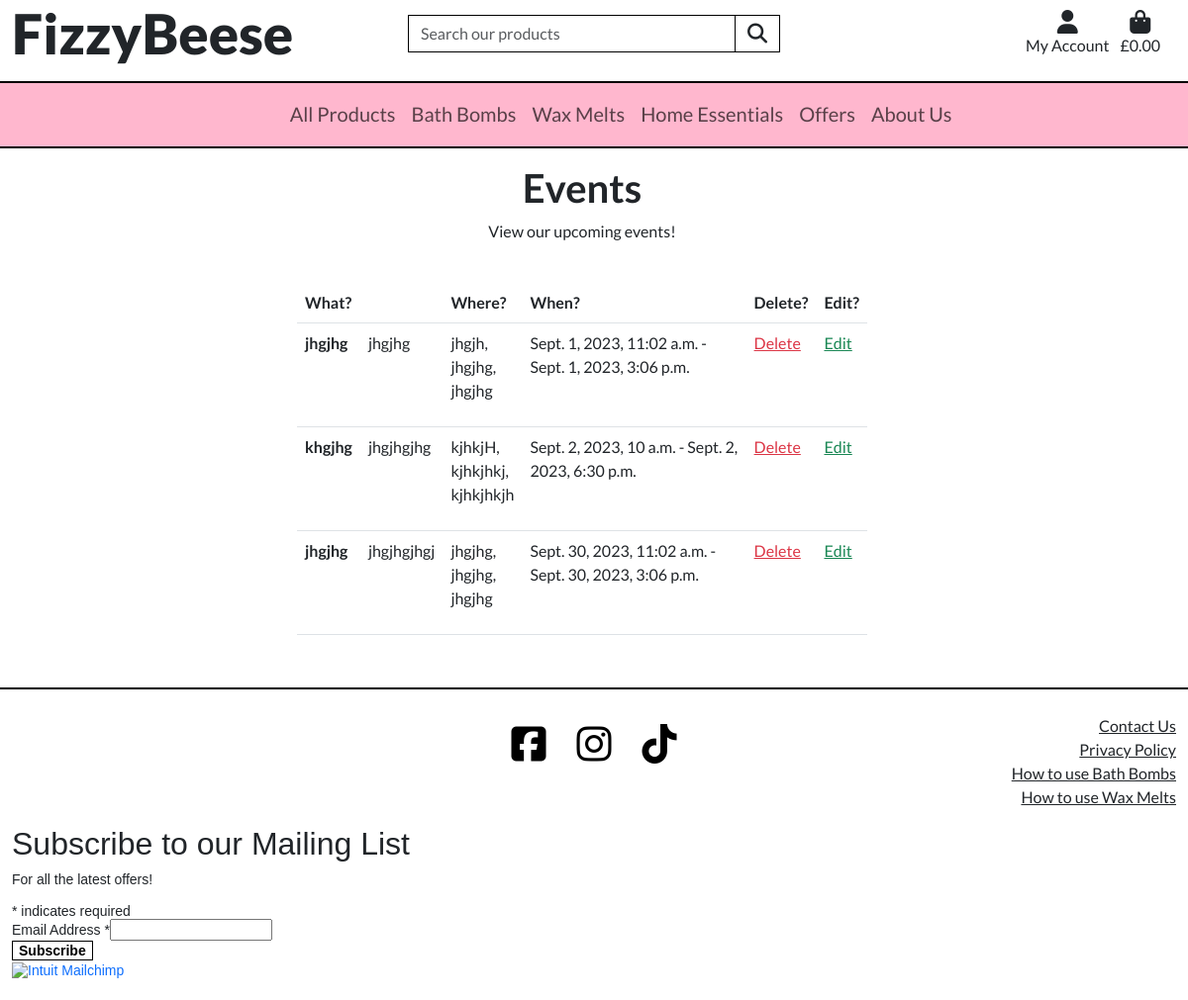
/events/ (signed in), run on the app's committed database.
### events/models.py (models this page shows, shortened)
class Event(models.Model):
    title = models.CharField(max_length=255, blank=False, null=False)
    description = models.TextField(blank=False, null=False)
    start_time = models.DateTimeField()
    end_time = models.DateTimeField()
    street_address1 = models.CharField(max_length=80, null=False, blank=False)
    street_address2 = models.CharField(max_length=80, null=True, blank=True)
    town_or_city = models.CharField(max_length=40, null=False, blank=False)
    county = models.CharField(max_length=80, null=True, blank=True)
    postcode = models.CharField(max_length=20, null=False, blank=False)
    organiser = models.CharField(max_length=256, blank=True, null=True)
    created_on = models.DateTimeField(auto_now_add=True)
    class Meta:
        ordering = ['-start_time']

### events/views.py (the view)
# urls.py: path('', Events.as_view(), name='events_list'),
class Events(View):
    def get(self, request):
        current_time = timezone.now()
        future_events = Event.objects.filter(start_time__gt=current_time).order_by('start_time')
        template = 'events/events_list.html'
        context = {
            'events': future_events,
        }
        return render(request, template, context)

### bag/contexts.py (called while the page is built, shortened)
def bag_contents(request):
    bag_items = []
    total = 0
    product_count = 0
    total_weight = 0
    bag = request.session.get('bag', {})
    if total < settings.FREE_DELIVERY_THRESHOLD:
        if product_count == 0:
            delivery = 0
        free_delivery_delta = settings.FREE_DELIVERY_THRESHOLD - total
    else:
        delivery = 0
        free_delivery_delta = 0
    grand_total = delivery + total
    context = {
        'bag_items': bag_items,
        'total': total,
        'product_count': product_count,
        'total_weight': total_weight,
        'delivery': delivery,
        'free_delivery_delta': free_delivery_delta,
        'free_delivery_threshold': settings.FREE_DELIVERY_THRESHOLD,
        'grand_total': grand_total,
    }
    return context

### home/contexts.py (called while the page is built)
def offers(model):
    clearance_products = Product.objects.filter(is_clearance=True)
    sale_products = Product.objects.filter(sale_price=True)
    context = {
        'clearance_products': clearance_products,
        'sale_products': sale_products,
    }
    return context

### testimonials/contexts.py (called while the page is built)
def testimonial_context(request):
    testimonials = Testimonial.objects.filter(approved=True)
    context = {
        'testimonials': testimonials,
    }
    return context

### events/templates/events/events_list.html (shortened to what this page needs)
{% extends 'base.html' %}
{% load static %}
{% block content %}
    <div class="row justify-content-center mw-100">
        <div class="col-12">
            <h1 class="text-center mt-3 fw-bold">Events</h1>
            <p class="text-center">View our upcoming events!</p>
        </div>
        <div class="col-11 col-md-8 col-lg-6">
            {% if events|length == 0 %}
                <div class="row">
                    <div class="col-6 offset-3 text-center">
                        <h3 class="my-3 fw-bold">No upcoming events...<br>Check back later!</h3>
                        <a href="{% url 'home' %}" class="btn btn-outline-dark">
                            <span class="icon me-2 fw-bold"><i class="fa-solid fa-chevron-left fa-xl"></i></span>
                            <span>Go Back</span>
                        </a>
                    </div>
                </div>
            {% else %}
                <table class=" table table-responsive borderless mx-auto mt-4">
                    <thead>
                        <tr>
                            <th scope="col">What?</th>
                            <th scope="col"></th>
                            <th scope="col">Where?</th>
                            <th scope="col">When?</th>
                            {% if user.is_superuser %}
                            <th scope="col">Delete?</th>
                            <th scope="col">Edit?</th>
                            {% endif %}
                        </tr>
                    </thead>
                    <tbody>
                        {% for event in events %}
                        <tr>
                            <td class="fw-bold">{{ event.title }}</td>
                            <td>{{ event.description }}</td>
                            <td>
                                <ul class="list-unstyled">
                                    <li>{{ event.street_address1 }},</li>
                                    <li>{{ event.town_or_city }},</li>
                                    <li>{{ event.postcode }}</li>
                                </ul>
                            </td>
                            <td>{{ event.start_time }} - {{ event.end_time }}</td>
                            {% if user.is_superuser %}
                            <td><a href="{% url 'delete_event' event.id %}" class="text-danger bold-underline-hover">Delete</a></td>
                            <td><a href="{% url 'edit_event' event.id %}" class="text-success bold-underline-hover">Edit</a></td>
                            {% endif %}
                        </tr>
                        {% endfor %}
                    </tbody>
                </table>
            {% endif %}
        </div>
    </div>
{% endblock %}

### static/css/base.css (style rules this page uses)
html { height: 100% }
body { font-family: 'Lato', sans-serif; font-weight: 400; }
.mw-100 { max-width: 100vw !important; }

### data on the page
Event: title "jhgjhg", description "jhgjhg", street_address1 "jhgjh", town_or_city "jhgjhg", postcode "jhgjhg", start_time "Sept. 1, 2023, 11:02 a.m.", end_time "Sept. 1, 2023, 3:06 p.m."
Event: title "khgjhg", description "jhgjhgjhg", street_address1 "kjhkjH", town_or_city "kjhkjhkj", postcode "kjhkjhkjh", start_time "Sept. 2, 2023, 10 a.m.", end_time "Sept. 2, 2023, 6:30 p.m."
Event: title "jhgjhg", description "jhgjhgjhgj", street_address1 "jhgjhg", town_or_city "jhgjhg", postcode "jhgjhg", start_time "Sept. 30, 2023, 11:02 a.m.", end_time "Sept. 30, 2023, 3:06 p.m."
